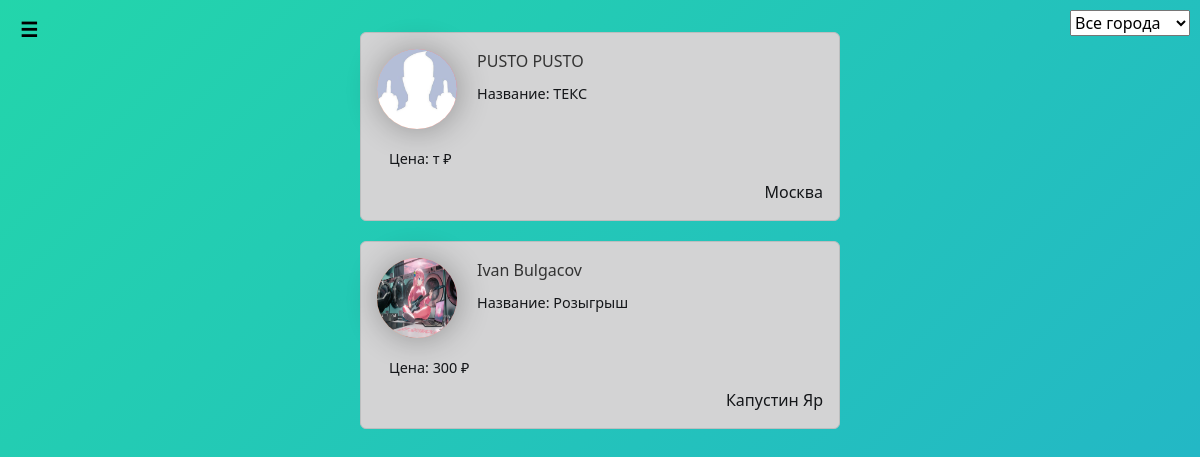
/tasks/, run on the app's committed database.
### tasks_app_user/models.py (models this page shows, shortened)
class Articles(models.Model):
    title = models.CharField("Название Задания", max_length=35)
    anons = models.CharField("О задании", max_length=25)
    phope = models.CharField('Телефон для связи с вами', max_length=11)
    prise = models.CharField('Цена', max_length=15)
    full_text = models.TextField("Задания")
    data = models.DateTimeField(auto_now_add=True)
    user_name = models.CharField("User_name", max_length=15, )
    author = models.ForeignKey(User, on_delete=models.CASCADE, null=True)  # Внешний ключ к пользователю
    class Meta:
        verbose_name = "Задания"
        verbose_name_plural = "Задании"

class Profile(models.Model):
    user = models.OneToOneField(User, null=True, blank=True, on_delete=models.CASCADE)
    first_name = models.CharField(max_length=100)
    last_name = models.CharField(max_length=100)
    email = models.EmailField()
    telegram_url = models.URLField(blank=True, null=True)
    youtube_url = models.URLField(blank=True, null=True)
    vk_url = models.URLField(blank=True, null=True)
    profile_picture = models.ImageField("Изображения", default="profile_pictures/default_profile_picture.jpg", null=True,
                                        blank=True, upload_to='media/profile_pictures')
    city = models.CharField(max_length=100, blank=True, null=True)

### tasks_app_user/views.py (the view)
# urls.py: path('', views.tasks_home, name='tasks_home'),
def tasks_home(request):
    unique_cities = Profile.objects.values_list('city', flat=True).distinct()
    tasks_all = Articles.objects.order_by('-data')
    unique_cities = [city for city in unique_cities if city is not None]
    tasks_count = tasks_all.count()
    context = {
        'tasks_all': tasks_all,
        'unique_cities': unique_cities,
        'tasks_count': tasks_count,
    }
    return render(request, 'tasks_app_user/tasks_home.html', context)

### tasks_app_user/templates/tasks_app_user/tasks_home.html (shortened to what this page needs)
{% extends 'tasks_app/layout.html' %}
{% block content %}
<div class="features">
    <form method="GET">
        <div>
            <select id="city_filter" name="city" onchange="filterTasks(this.value)" style="position: absolute; top: 10px; right: 10px;">
                <option value="">Все города</option>
            </select>
        </div>
    </form>
    <div id="tasks-container">
        {% if tasks_all %}
            {% for el in tasks_all %}
                <div class="alert alert-dark" onclick="window.location.href='{% url 'details_tasks' el.id %}'" style="cursor: pointer;">
                <div class="img_pod">
                    <a href="{% url 'user_profile' el.user_name %}">
                        <img class="profile-pic" src="{{ el.author.profile.profile_picture.url }}" alt="Profile Picture">
                    </a>
                </div>
                <a href="{% url 'user_profile' el.user_name %}">{{ el.author.profile.first_name }} {{ el.author.profile.last_name }}</a>
                <h3>Название: {{ el.title }}</h3><br>
                <h4>Цена: {{ el.prise }} ₽</h4>
                <div class="city" align="right">{{ el.author.profile.city }}</div>
             </div>
            {% endfor %}
        {% endif %}
    </div>
</div>
{% endblock %}

### tasks_app/static/tasks_app/css/tasks_app.css (style rules this page uses)
html, body { width: 100%; height:100%; }
body { background: linear-gradient(-45deg, #ee7752, #e73c7e, #23a6d5, #23d5ab); background-size: 400% 400%; animation: gradient 15s ease infinite; }
body { background-color: var(--var-bgcolor); color: var(--var-fontcolor); }
:root { --var-bgcolor: #fff; --var-fontcolor: #000; }
.features { padding: 1em; padding: 1em; width: 70%; margin: auto; text-align: center; box-sizing: content-box; }

### tasks_app_user/templates/tasks_app_user/tasks_home.html (style rules this page uses)
.features { padding: 1em; width: 40%; margin: auto; border-radius: 10px; text-align: left; box-sizing: content-box; }
.img_pod { float: left; margin-right: 20px; width: 80px; height: 80px; background: linear-gradient(90deg, #ff9966, #ff5e62); border-radius: 50%; box-shadow: 1px 1px 2rem rgba(0, 0, 0, 0.3); }
.profile-pic { width: 100%; height: 100%; border-radius: 50%; }
h3, h4, p { font-size: 0.9rem; margin: 12px; }
a { text-decoration: none; color: #333; }
.alert { margin-bottom: 20px; }

### data on the page
Articles: author.profile.profile_picture (placeholder picture), author.profile.first_name "PUSTO", author.profile.last_name "PUSTO", title "ТЕКС", prise "т", author.profile.city "Москва"
Articles: author.profile.profile_picture (picture), author.profile.first_name "Ivan", author.profile.last_name "Bulgacov", title "Розыгрыш", prise "300", author.profile.city "Капустин Яр"
